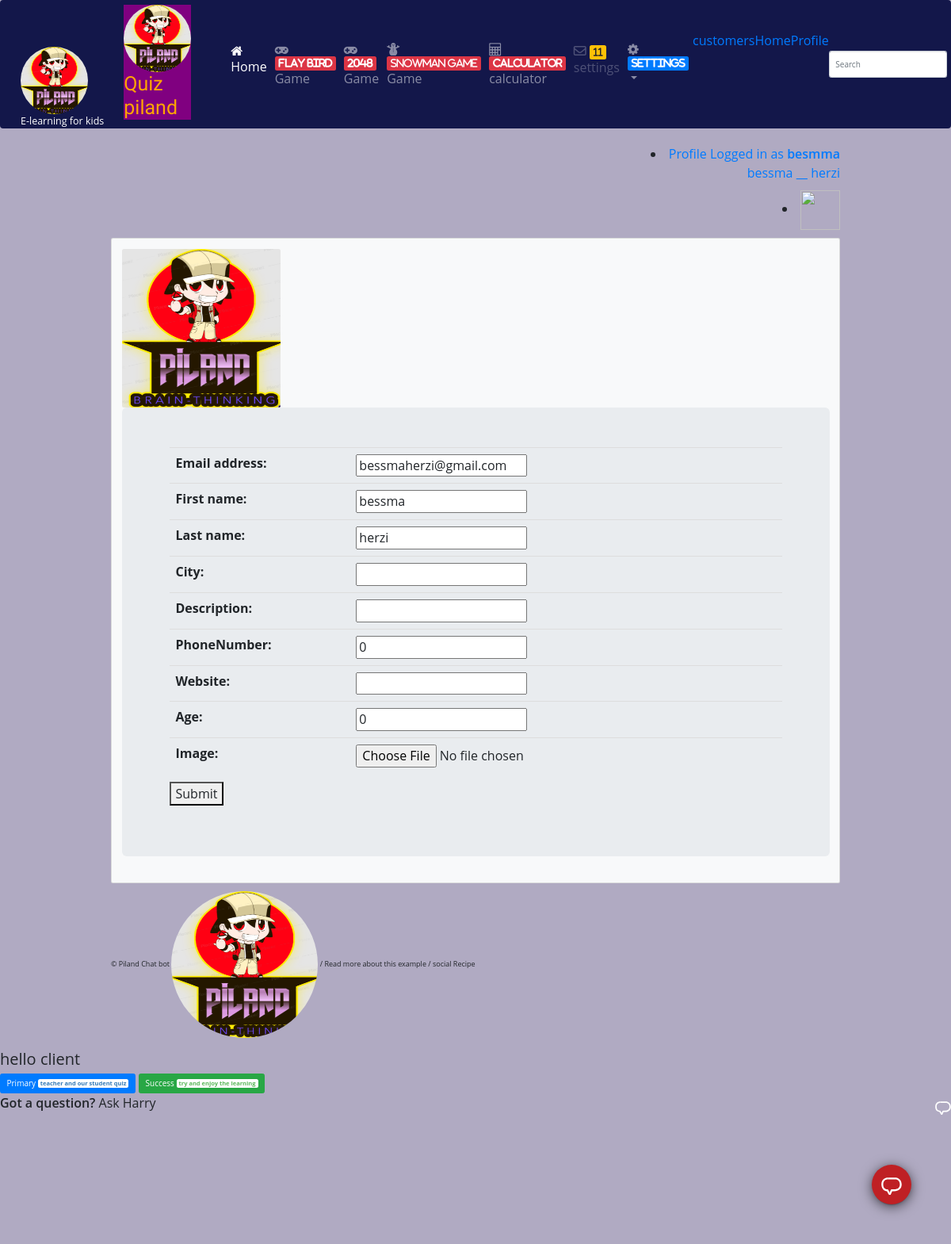
Page /view_profile (signed in) on the committed database.
### account/models.py (models this page shows)
class User(AbstractUser):
    is_student = models.BooleanField(default=False)
    is_teacher = models.BooleanField(default=False)

### account/views1.py (the view)
# urls.py: path('view_profile', edit_profile, name ='view_profile'),
@login_required
def edit_profile(request):
    if request.method == 'POST':
        form = EditProfileForm(request.POST, instance=request.user)
        profile_form = ProfileForm(request.POST, request.FILES, instance=request.user)  # request.FILES is show the selected image or file
        if form.is_valid() and profile_form.is_valid():
            user_form = form.save()
            custom_form = profile_form.save(False)
            custom_form.user = user_form
            custom_form.save()
            return redirect('view_profile')
    else:
        form = EditProfileForm(instance=request.user)
        profile_form = ProfileForm(instance=request.user)
        args = {}
        args['form'] = form
        args['profile_form'] = profile_form
        return render(request, 'accounts/edit_profile.html', args)

### account/forms.py
class EditProfileForm(ModelForm):
    class Meta:
        model = User
        fields = (
                 'email',
                 'first_name',
                 'last_name'
                )

class ProfileForm(ModelForm):
    class Meta:
        model = UserProfile
        fields = ('city', 'description', 'phoneNumber', 'website','age', 'image')

### templates/accounts/edit_profile.html (shortened to what this page needs)
<!DOCTYPE html>
<html lang="en">
<head>
      <link rel="stylesheet" href="https://maxcdn.bootstrapcdn.com/bootstrap/3.4.1/css/bootstrap.min.css">
</head>
<body>
{% extends 'base.html' %}
{% block content %}
<div class="container jumbotron">
    <form method="post" enctype="multipart/form-data">
        <table class="table">
              <div class="form-group">
        {{ form.as_table }}
        {{ profile_form.as_table }}
        </div>
        </table>
        <button type="submit">Submit</button>
    </form>
    <br>
</div>
{% endblock %}

### templates/base.html (shortened to what this page needs)
{% load static %}<!doctype html>
<html lang="en">
  <head>
    <link rel="stylesheet" href="https://maxcdn.bootstrapcdn.com/bootstrap/4.0.0/css/bootstrap.min.css">
    <link rel="stylesheet" type="text/css" href="{% static 'vendor/fontello-2f186091/css/fontello.css' %}">
    <link rel="stylesheet" type="text/css" href="{% static 'css/app.css' %}">
     <link rel="stylesheet" type="text/css" href="{% static 'css/app.scss' %}">
  <link rel="stylesheet" href="https://cdnjs.cloudflare.com/ajax/libs/font-awesome/4.7.0/css/font-awesome.min.css">
    {% if user.is_authenticated and user.is_teacher %}
      <link rel="stylesheet" type="text/css" href="{% static 'css/teachers.css' %}">
    {% else %}
      <link rel="stylesheet" type="text/css" href="{% static 'css/students.css' %}">
    {% endif %}
  </head>
  <body class="is-preload">
<div id="wrapper">
   {% if user.is_authenticated %}
  <nav class="navbar navbar-icon-top navbar-expand-lg navbar-dark" style="background:#13174a">
  <a class="navbar-brand" href="{% url 'home' %}">
      <img src="{%  static 'logh.PNG' %}"class="rounded-circle"  height="85" width="85" alt=" Quiz piland" />
      E-learning for kids</a>
<h1 class="logo" style="background:purple">
                <a href="/" style="color:orange">
                  <img src="{%  static 'logh.PNG' %}"class="rounded-circle"  height="85" width="85" alt=" Quiz piland" />
                   Quiz piland
                </a>
              </h1>
  <div class="collapse navbar-collapse" id="navbarSupportedContent">
    <ul class="navbar-nav mr-auto">
      <li class="nav-item active">
        <a class="nav-link" href="{% url 'home' %}">
          <i class="fa fa-home " aria-hidden="true"></i>
          Home
          </a>
      </li>
       <li class="nav-item">
        <a class="nav-link" href="https://gameflappyball.netlify.app/" target="_blank">
          <i class="fa fa-gamepad" aria-hidden="true">
            <span class="badge badge-danger">flay bird</span>
          </i>
          Game
        </a>
      </li>
       <li class="nav-item">
        <a class="nav-link" href="https://unruffled-lovelace-1de416.netlify.app/" target="_blank">
          <i class="fa fa-gamepad" aria-hidden="true">
            <span class="badge badge-danger">2048</span>
          </i>
          Game
        </a>
      </li>
       <li class="nav-item">
        <a class="nav-link" href="https://sitesgeneral.netlify.app/game.html" target="_blank">
         <i class="fas fa-snowman">
            <span class="badge badge-danger">snowman game </span>
          </i>
          Game
        </a>
      </li>
       <li class="nav-item">
        <a class="nav-link" href="https://calculatorscientifique.netlify.app/" target="_blank">
          <i class="fa fa-calculator">
            <span class="badge badge-danger">calculator</span>
          </i>
          calculator
        </a>
      </li>
      <li class="nav-item">
        <a class="nav-link disabled" href="#">
          <i class="fa fa-envelope-o">
            <span class="badge badge-warning">11</span>
          </i>
              settings
        </a>
      </li>
      <li class="nav-item dropdown">
        <a class="nav-link dropdown-toggle" href="#" id="navbarDropdown" role="button" data-toggle="dropdown" aria-haspopup="true" aria-expanded="false">
          <i class="fa fa-cog">
            <span class="badge badge-primary">
                  settings
            </span>
          </i>
        </a>
      </li>
      <li>
               <a  href="/customers/profile/">
                       customers
              </a>
              </li>
        <li><a href="{% url 'home' %}">Home</a></li>
                <li><a href="{% url 'view_profile'%}">Profile</a></li>
    </ul>
    <form class="form-inline my-2 my-lg-0">
      <input class="form-control mr-sm-2" type="text" placeholder="Search" aria-label="Search">
    </form>
  </div>
</nav>
{% endif %}
    <div class="container my-4">
      <div class="row justify-content-center">
        <div class="col-md-10 col-sm-12">
          <div class="row">
            <div class="col-6">
            </div>
            <div class="col-6 text-right">
              {% if user.is_authenticated %}
                 <li><a href="{% url 'view_profile'%}">Profile
                 Logged in as <strong>{{ user.username }}</strong>
                   <p>
                {{user.first_name}}  __  {{user.last_name}}
                   </p>
              {%if user.userprofile.image  %}
                    <li><img src="{{ user.userprofile.image.url}}" width="50" height="50"></li>
              {% else %}
              <li><img src="https://upload.wikimedia.org/wikipedia/commons/thumb/5/59/User-avatar.svg/1024px-User-avatar.svg.png" width="50" height="50"></li>
              {% endif %}
                 </a>
              </li>
              {% else %}
                <a href="{% url 'login' %}" class="btn btn-light" role="button">Log in</a>
                <a href="{% url 'signup' %}" class="btn btn-primary" role="button">Sign up</a>
              {% endif %}
            </div>
          </div>
          <div class="card mb-3 bg-light">
            <div class="card-body">
                  <img src="{%  static 'logh.PNG' %}"class="rounded responsive"  height="200px" width="200px" alt=" Quiz piland" />
              {% block content %}
              {% endblock %}
            </div>
          </div>
          <footer>
            <a href="https://calm-wave-93292.herokuapp.com/">© Piland Chat bot
            <img src="{%  static 'logh.PNG' %}"class="rounded-circle"  height="185px" width="185px" alt=" Quiz piland" />
            </a>
            /
            <a href="https://unruffled-lovelace-1de416.netlify.app/">Read more about this example</a>
            /
            <a href="https://calm-wave-93292.herokuapp.com/">social Recipe</a>
          </footer>
        </div>
      </div>
    </div>
    </div>
    <div id="chat-circle" class=" btn-raised">
<svg class="icon-speech" viewBox="0 0 48 48">
      <use xlink:href="#icon-speech" />
    </svg>	</div>
<div class="chatbot chatbot--closed ">
    <h2>hello client </h2>
  <button type="button" class="btn btn-primary">Primary <span class="badge">
      teacher and our student quiz
  </span></button>
  <button type="button" class="btn btn-success">Success <span class="badge">
      try and enjoy  the learning
  </span></button>
  <div class="chatbot__header">
    <p><strong>Got a question?</strong> <span class="u-text-highlight">Ask Harry</span></p>
    <svg class="chatbot__close-button icon-speech" viewBox="0 0 32 32">
      <use xlink:href="#icon-speech" />
    </svg>
  </div>
</div>
  </body>
</html>

### static/css/app.css (style rules this page uses)
.logo { font-family: 'Clicker Script', cursive; }
.logo a { color: #212529; text-decoration: none; }
footer { font-size: .9rem; }
footer a { color: #212529; }

### static/css/teachers.css (style rules this page uses)
body { background-color: #b0aac2; }

### templates/base.html (style rules this page uses)
.u-text-highlight { color: $riptide; }
* { box-sizing: border-box; }
body { background: url("https://images.unsplash.com/photo-1464823063530-08f10ed1a2dd?dpr=1&auto=compress,format&fit=crop&w=1199&h=799&q=80&cs=tinysrgb&crop=&bg=") no-repeat center center; background-size: cover; height: 1000px; font-family: "Open Sans", sans-serif; font-size: 16px; }
input { font-family: "Open Sans", sans-serif; }
strong { font-weight: 600; }
body { background: url("https://images.unsplash.com/photo-1464823063530-08f10ed1a2dd?dpr=1&auto=compress,format&fit=crop&w=1199&h=799&q=80&cs=tinysrgb&crop=&bg=") no-repeat center center; background-size: cover; height: 1000px; font-family: 'Open Sans', sans-serif; font-size: 16px; }
input { font-family: 'Open Sans', sans-serif; }
#chat-circle { position: fixed; bottom: 50px; right: 50px; background: #BF2024; width: 50px; height: 50px; border-radius: 50%; color: white; padding: 12px; cursor: pointer; box-shadow: 0px 3px 16px 0px rgba(0, 0, 0, 0.6), 0 3px 1px -2px rgba(0, 0, 0, 0.2), 0 1px 5px 0 rgba(0, 0, 0, 0.12); }
body { background-color: #e1e2e3; }

### rows in the picture
User: username "besmma", first_name "bessma", last_name "herzi", email "bessmaherzi@gmail.com"
